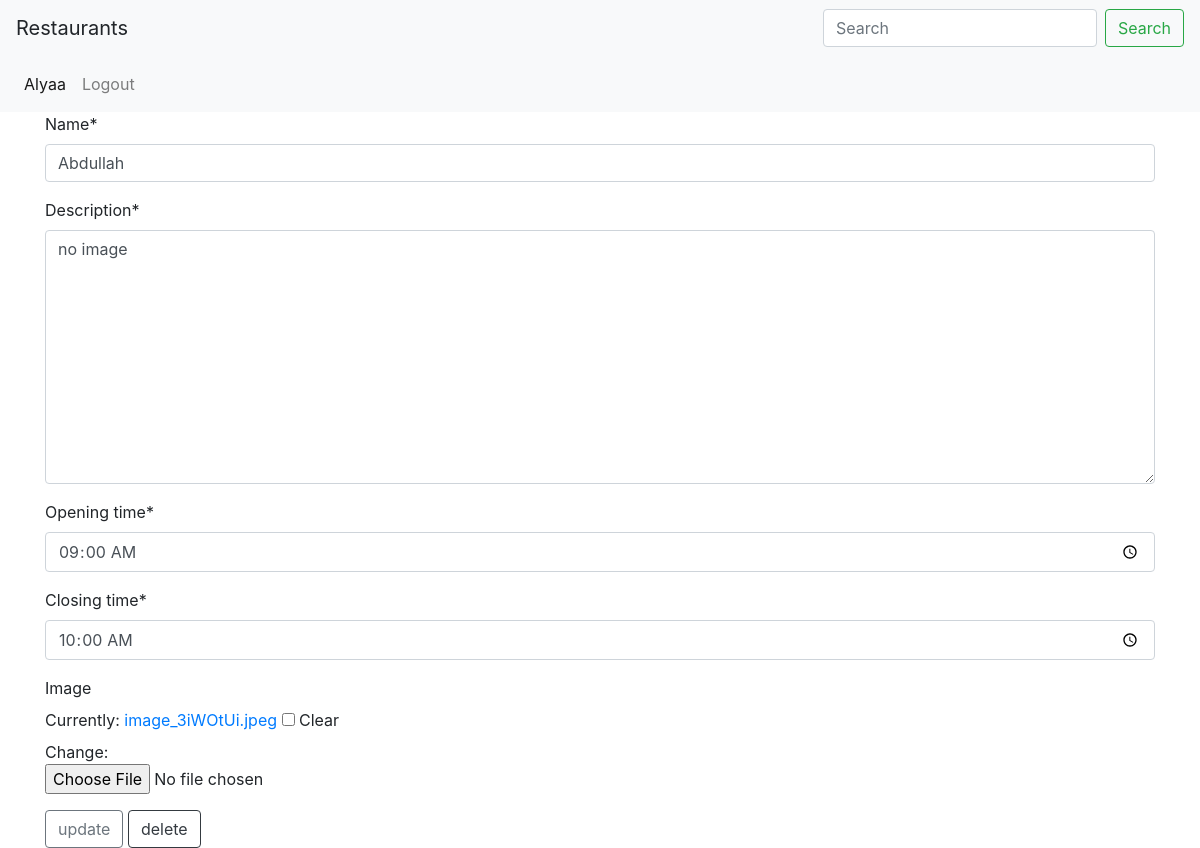
Page /update_form/10/ (signed in) on the committed database.
### restaurants/models.py (models this page shows, shortened)
class Restaurant(models.Model):
	name = models.CharField(max_length=200)
	description = models.TextField(max_length=500)
	image = models.ImageField(null=True, blank=True)
	opening_time = models.TimeField()
	closing_time = models.TimeField()
	owner = models.ForeignKey(User, on_delete=models.CASCADE, null=True)

### restaurants/views.py (the view)
# urls.py: path('update_form/<int:restaurant_id>/', views.update, name="update_form"),
def update(request,restaurant_id):
	restaurant_object = Restaurant.objects.get(id=restaurant_id) # awal shai we call the id we want to modify
	if not (request.user.is_staff or request.user==Restaurant.owner):
		return HttpResponse ('You cannot edit this page')
	form = RestaurantForm(instance=restaurant_object) # we disply it on the form( klmat instance ehya eli tnadi el id eli 7ddnaha foog ^^)
	if request.method == "POST":
		form = RestaurantForm(request.POST, request.FILES or None, instance = restaurant_object) # eli ben gosen ohwa el m3lomat eli da5el el form .. el form mo fa'9i
		if form.is_valid():
			form.save()
			return redirect("restaurant_list")
	context = {
		"update_form" : form, # the name we want to put in our html file between {{}} hathi el bn76ha bk HTML 3shan yfham inna bnnadi el hathol el ashya2
		"obj" : restaurant_object
	}
	return render (request, 'update_form.html', context)

### restaurants/forms.py
class RestaurantForm(forms.ModelForm):
	class Meta:
		model = Restaurant
		fields = ['name','description', 'opening_time', 'closing_time', 'image']
		widgets = {
			"opening_time" : forms.TimeInput(attrs={"type":"time"}),
			"closing_time" : forms.TimeInput(attrs={"type":"time"})
		}

### restaurants/templates/update_form.html (shortened to what this page needs)
{% extends "base.html" %}
{% load crispy_forms_tags %}
{% block details %}
<div class="container">
  <div class="row ">
    <div class="col-12">
		<form action="{% url 'update_form' restaurant_id=obj.id%}" method="POST" enctype="multipart/form-data">
			{{update_form|crispy}}
			<input type="submit" class="btn btn-outline-secondary" value="update">
			<a href="{% url 'delete' restaurant_id=obj.id%}"><button type="button" class="btn btn-outline-dark">delete</button></a>
		</form>
	</div>
  </div>
</div>
{% endblock details %}

### restaurants/templates/base.html (shortened to what this page needs)
<!DOCTYPE html>
<html>
<head>
	<link rel="stylesheet" href="https://maxcdn.bootstrapcdn.com/bootstrap/4.0.0/css/bootstrap.min.css">
</head>
<body>
	<nav class="navbar navbar-light bg-light justify-content-between">
		<a class="navbar-brand">Restaurants</a>
			<form class="form-inline" action="{% url 'restaurant_list' %}" method="GET">
				<input class="form-control mr-sm-2" type="search" placeholder="Search" aria-label="Search" name="q">
				<input class="btn btn-outline-success my-2 my-sm-0" type="submit" value="Search" />
			</form>
	</nav>
	<nav class="navbar navbar-expand-lg navbar-light bg-light">
	  <div class="collapse navbar-collapse" id="navbarTogglerDemo01">
	    <ul class="navbar-nav mr-auto mt-2 mt-lg-0">
	    	{% if request.user.is_authenticated %}
		      <li class="nav-item active">
		        <a class="nav-link" href="#">{{request.user}}</a>
		      </li>
		      <li class="nav-item">
		        <a class="nav-link" href="{% url 'logout' %}">Logout</a>
		      </li>
	      	{% endif %}
	    </ul>
	  </div>
	</nav>
	{% block details %}
	{% endblock details %}
</body>
</html>

### rows in the picture
Restaurant: name "Abdullah", description "no image", opening_time "09:00:00", closing_time "10:00:00"

### other values in the picture
{{ request.user }} "Alyaa"
